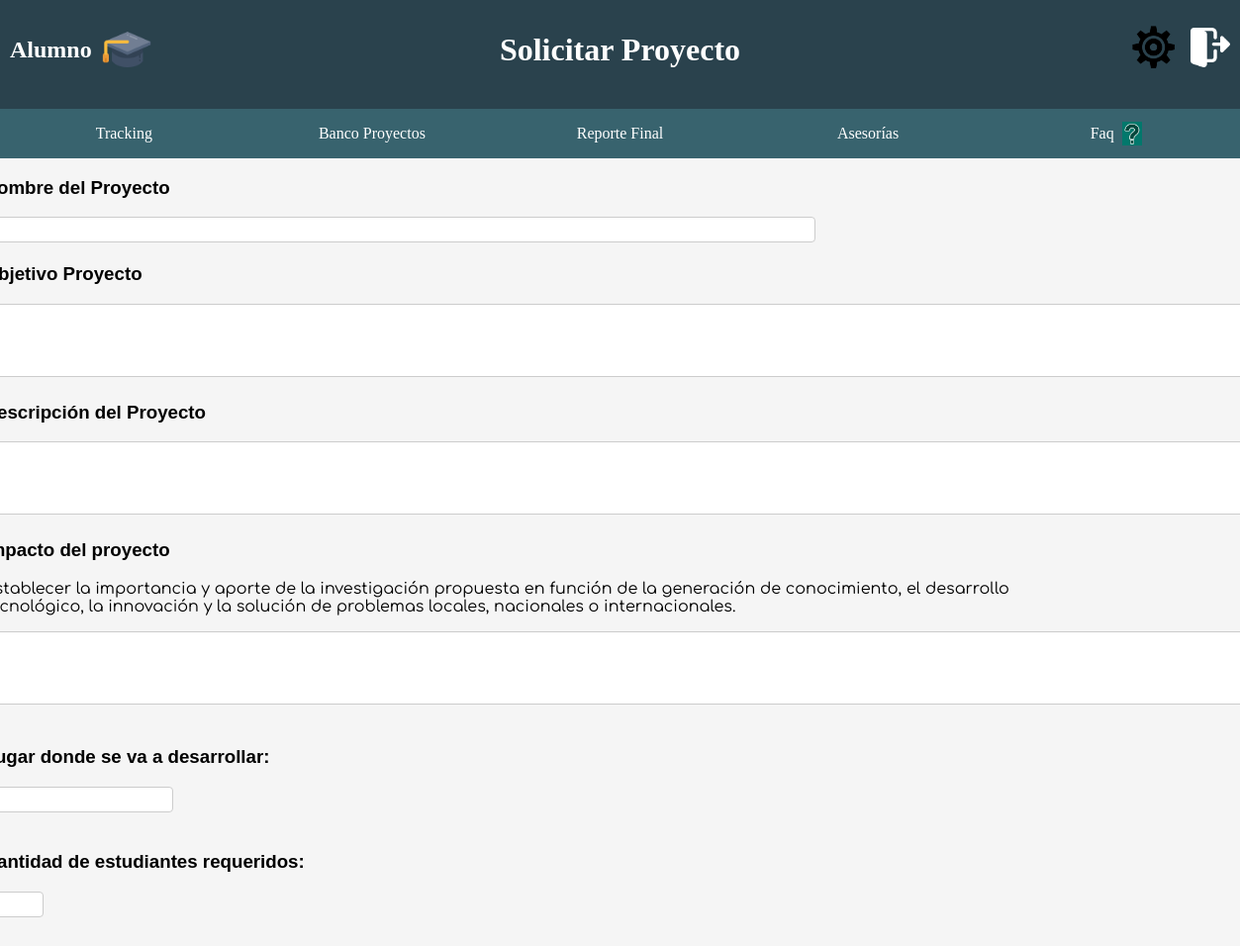
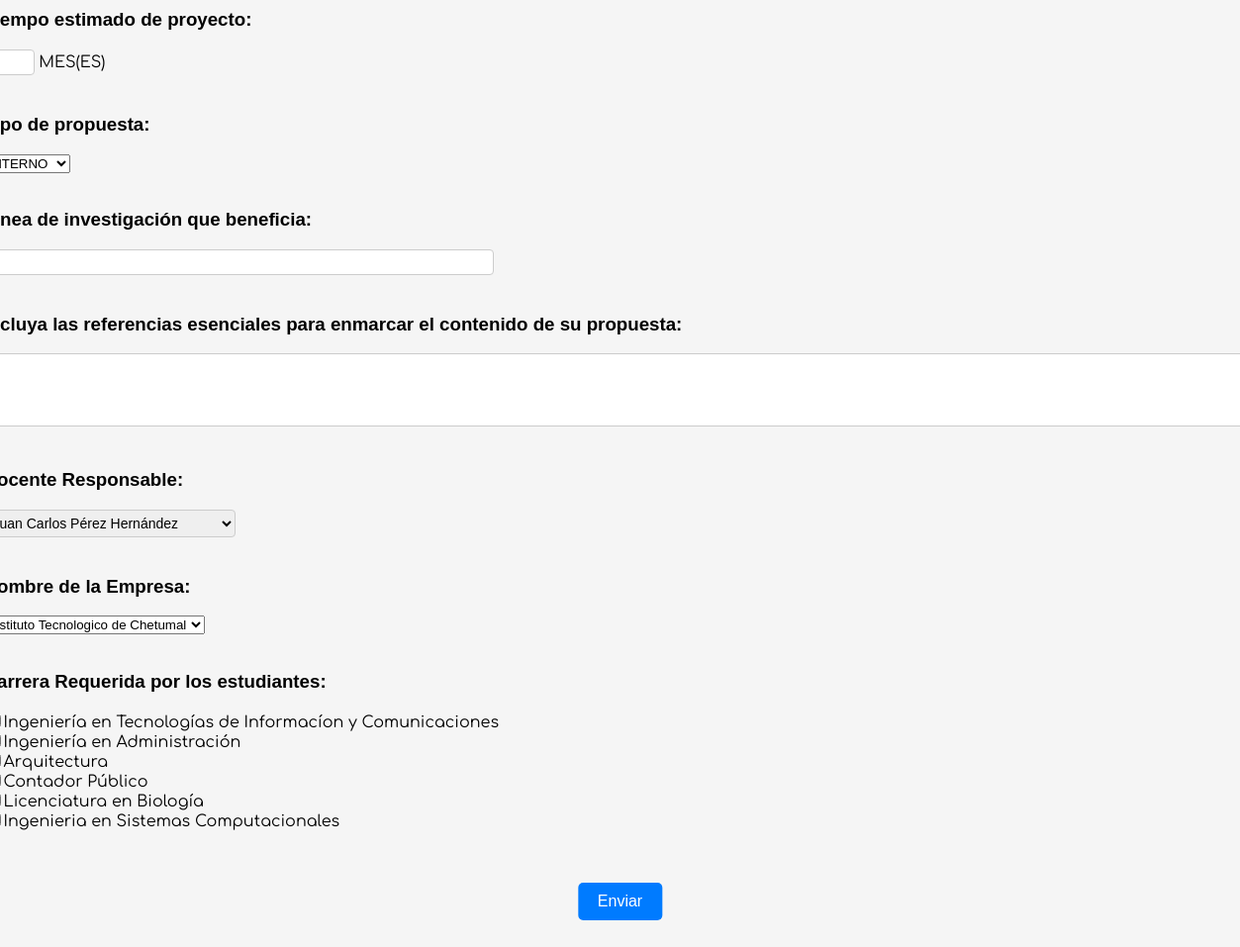
/Alumno/AlumRegisProy.php (signed in), run on the app's committed database (2 pictures, top to bottom).
### tables this page shows
CREATE TABLE IF NOT EXISTS `Carreras` (
    `CID` int(10) NOT NULL AUTO_INCREMENT,
    `Nombre` varchar(65) DEFAULT NULL,
    `DID` int(11) DEFAULT NULL,
    PRIMARY KEY (`CID`),
    KEY `fk_DeptoCarr` (`DID`),
    CONSTRAINT `fk_DeptoCarr` FOREIGN KEY (`DID`) REFERENCES `Departamentos` (`DID`)
);

### Alumno/Alumfunciones.php (called while the page is built, shortened)
<?php
function getCarreras(){
    $conection = conn();
    $sql = "SELECT * FROM Carreras";
    $query = mysqli_query($conection, $sql);
    return $query;
}
    function DID($UID){
        $conection = conn();
        $sql = "SELECT Departamentos.`DID` FROM `Departamentos` INNER JOIN `UsuariosDepartamentos` ON `Departamentos`.DID= `UsuariosDepartamentos`.DID WHERE `UsuariosDepartamentos`.UID = $UID;";
        $query = mysqli_query($conection, $sql);
        return $query;
    }
    function listaDocentes($DID, $RFC){
        $conection = conn();
        $sql = "SELECT * FROM Profesor WHERE Profesor.DID = $DID AND Profesor.RFCProfesor != '$RFC';";
        $query = mysqli_query($conection, $sql);
        return $query;
    }
?>

### Alumno/AlumRegisProy.php (the view, shortened to what this page needs)
<?php
	include ('Alumfunciones.php');
	$link = conn();
    $query= "SELECT * FROM Empresas";
    $result = mysqli_query($link, $query);
    $IDUser=$_SESSION['id'];
	$DID = mysqli_fetch_array(DID($IDUser));
	$docentes = listaDocentes($DID[0], '');
?>
	<!DOCTYPE html>
	<html>
    <head>
    	<link rel="stylesheet" href="../style/style.css">
    </head>
	<body style="margin: 0;">
		<div class="container">
			<div class="row">
				<div class="left-column">
					<a class="home-btn" href="AlumTraking.php">
						<h2><span style="margin-right: 10px;">Alumno</span></h2>
						<img src="../img/sombrero.png" width="50px">
					</a>
				</div>
				<div class="center-column">
					<h1>Solicitar Proyecto</h1>
				</div>
				<div class="right-column">
					<a href="../usuariosConfig.php?idUsuario=<?php echo $_SESSION['id'];?>"><img src="../img/configuraciones.png" width="50px"></a> &nbsp; &nbsp;
					<a href="../logout.php"><img src="../img/logout.png" width="40px"></a>
				</div>
			</div>
		</div>
		<div class="fondoP">
			<div class="datosSolicitudproy">
				<form action="inserts/insertAlumRegisProy.php" method="POST">
					<div>
						<h3>Nombre del Proyecto</h3>
						<input class="inp-sr" type="text" name="nombreProy" required size="100%"><br>
						<h3>Objetivo Proyecto</h3>
						<textarea class="ta-sp" name="objetivo" cols="150" rows="4"> </textarea><br>
						<h3>Descripción del Proyecto</h3>
						<textarea class="ta-sp" name="descripcion" cols="150" rows="4"></textarea><br>
						<h3>Impacto del proyecto</h3>
						<div>
							<p class="parrafo">Establecer la importancia y aporte de la investigación propuesta en función de la generación de conocimiento,
							el desarrollo tecnológico, la innovación y la solución de problemas locales, nacionales o internacionales.</p>
						</div>
						<textarea class="ta-sp" name="impacto" cols="150" rows="4"></textarea> <br><br>
						<h3>Lugar donde se va a desarrollar:</h3>
						<input class="inp-sr" type="text" name="lugar" size="20"> <br><br>
						<h3>Cantidad de estudiantes requeridos: </h3>
						<input class="inp-sr" type="number" name="numEstudiantes" min="0" max="20" step="1">
						<br><br>
						<h3>Tiempo estimado de proyecto: </h3>
						<input class="inp-sr" type="number" name="tiempoProy" min="1" max="6" step="1">
						<label class="lb-sr" for="tiempoEst">MES(ES)</label> <br><br>
						<h3>Tipo de propuesta:</h3>
						<select name="tipoProp">
							<option value="INTERNO">INTERNO</option>
						</select>
						<br><br>
						<h3>Linea de investigación que beneficia: </h3>
						<input class="inp-sr" type="text" name="lineaInv" size="60%">
						<br><br>
						<h3>Incluya las referencias esenciales para enmarcar el contenido de su propuesta: </h3>
						<textarea class="ta-sp" name="refEsenciales" cols="150" rows="4"></textarea><br><br>
						<h3>Docente Responsable: </h3>
						<select name="uidResp" class="inp-sr">
							<?php
								while ($profesor = mysqli_fetch_array($docentes)){
							?>
								<option value="<?php echo $profesor[0]; ?>"> <?php echo $profesor[1] ?> </option>
							<?php
							}
							?>
							</select>
						<br><br>
						<h3>Nombre de la Empresa:</h3>
						<select name="Empresas">
							<?php
							while ($row = mysqli_fetch_array($result)) {
								echo "<option value='".$row['ERFC']."'>".$row['ENombre']."</option>";
							}
							?>
						</select>
						<br><br>
						<h3>Carrera Requerida por los estudiantes: </h3>
						<?php
							$query = getCarreras();
                			while($consulta = mysqli_fetch_array($query)){
								$nombreCarrera = $consulta['Nombre'];
						?>
							><?php echo $nombreCarrera; ?><br>
						<?php } ?>
					</div><br><br><br><br>
						<input class="boton"type="submit" name="enviar" value="Enviar">
				</form>
			</div>
		</div>
	</body>
</html>

### style/style.css (style rules this page uses)
body { margin: 0; background-color: whitesmoke; }
.container { display: flex; flex-direction: column; justify-content: center; align-items: center; align-items: flex-start; justify-content: flex-start; background-color: #2A424D; }
.row { display: flex; justify-content: center; align-items: center; width: 100%; margin-bottom: 10px; color: white; }
.button-row { display: flex; justify-content: center; align-items: center; width: 100%; }
.button-link { display: flex; align-items: center; justify-content: center; height: 50px; background-color: #45818e86; color: white; text-align: center; text-decoration: none; flex: 1; }
.left-column { width: 33%; height: 100px; display: flex; justify-content: flex-start; align-items: center; padding-left: 10px; }
.center-column { width: 33%; height: 100px; display: flex; justify-content: center; align-items: center; }
.right-column { width: 33%; height: 100px; display: flex; justify-content: flex-end; align-items: center; padding-right: 10px; }
.home-btn { display: flex; align-items: center; text-decoration: none; color: white; }
.lb-sr { font-size: 16px; margin-top: 50px; }
.inp-sr { font-size: 14px; padding: 4px; border-radius: 4px; border: 1px solid #ccc; margin-bottom: 2px; box-sizing: border-box; }
.ta-sp { resize: none; font-size: 14px; padding: 4px; border-radius: 4px; border: 1px solid #ccc; margin-bottom: 2px; box-sizing: border-box; }
.datosSolicitudproy { margin-left: 22%; margin-right: 22%; padding-bottom: 140px; font-family: comfortaa, sans-serif; display: flex; justify-content: CENTER; }
.datosSolicitudproy h3 { font-family: 'Franklin Gothic Medium', 'Arial Narrow', Arial, sans-serif; }
.datosSolicitudproy form { margin-left: 5%; margin-right: 5%; }
.parrafo { width: 1100px; }
.boton { justify-items: center; padding: 10px 20px; border: none; border-radius: 5px; background-color: #007bff; color: #fff; font-size: 16px; cursor: pointer; transition: background-color 0.3s ease; position: absolute; left: 50%; transform: translate(-50%, -50%); }

### data on the page
carreras: Nombre "Ingeniería en Tecnologías de Informacíon y Comunicaciones"
carreras: Nombre "Ingeniería en Administración"
carreras: Nombre "Arquitectura"
carreras: Nombre "Contador Público"
carreras: Nombre "Licenciatura en Biología"
carreras: Nombre "Ingenieria en Sistemas Computacionales"

### other printed values
form field uidResp "Juan Carlos Pérez Hernández"
form field Empresas "Instituto Tecnologico de Chetumal"
